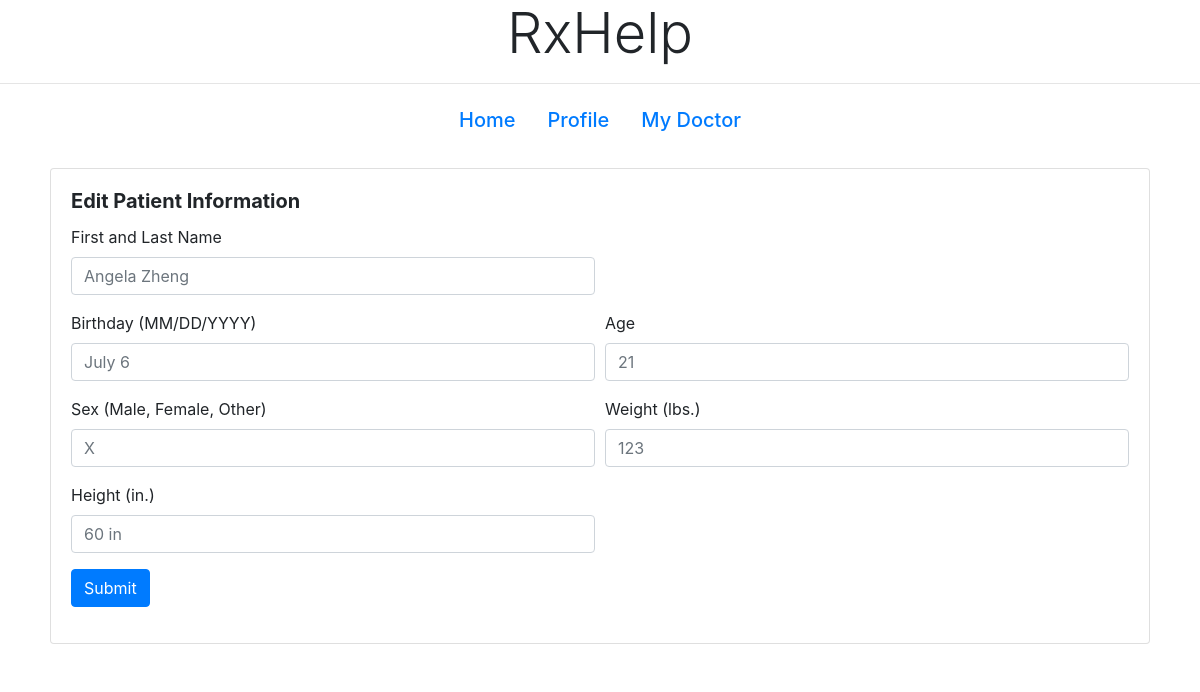
The page /patientProfile/edit/32848 on the database its author committed.
### tables this page shows
CREATE TABLE patients(
username VARCHAR(255) NOT NULL,
id_num INT PRIMARY KEY,
password VARCHAR(255) NOT NULL,
name VARCHAR(255) NOT NULL,
age INT, 
birthday VARCHAR(255) NOT NULL,
sex VARCHAR(255) NOT NULL,
height VARCHAR(255) NOT NULL,
weight INT,
img VARCHAR(255) NOT NULL
);

### app.py (the view, shortened to what this page needs)
@app.route('/patientProfile/edit/<id_num>', methods=['GET', 'POST'])
def editP(id_num):
    conn = sqlite3.connect('database.db')
    cur = conn.cursor()
    cur.execute("select * from patients where id_num = " + id_num + ";")
    pInfo = cur.fetchall()
    return render_template('patient/patientProfileEdit.html', pInfo=pInfo, id_num=id_num)

### templates/patient/patientProfileEdit.html (shortened to what this page needs)
<!DOCTYPE html>
<html lang="en">
<head>
  <link rel="stylesheet" href="https://stackpath.bootstrapcdn.com/bootstrap/4.1.3/css/bootstrap.min.css"
>
  <link rel="stylesheet"
        href="https://cdnjs.cloudflare.com/ajax/libs/bootstrap-datepicker/1.4.1/css/bootstrap-datepicker3.css"/>
</head>
<body>
<b><h1 style="text-align: center;" class="display-4">RxHelp</h1></b>
<hr>
<ul class="nav justify-content-center">
  <li class="nav-item">
    <a class="nav-link active" href="/patientHome/{{id_num}}"><h5>Home</h5></a>
  </li>
  <li class="nav-item">
    <a class="nav-link" href="/patientProfile/{{id_num}}"><h5>Profile</h5></a>
  </li>
  <li class="nav-item">
    <a class="nav-link" href="/patientMyDoctor/{{id_num}}"><h5>My Doctor</h5></a>
  </li>
</ul>
<div id="boxy" class="container">
  <div class="row">
    <div style="margin: 20px;" class="card w-100">
      <div class="card-body">
        <h5 class="card-title"><b>Edit Patient Information</b></h5>
        <form method="get">
          {% for p in pInfo %}
          <div class="form-row">
            <div class="form-group col-md-6">
              <label for="pName">First and Last Name</label>
              <input type="text" class="form-control" id="pName" name="pName" placeholder="{{p[3]}}">
            </div>
          </div>
          <div class="form-row">
            <div class="form-group col-md-6">
              <label class="control-label" for="pBirthday">Birthday (MM/DD/YYYY)</label>
              <input class="form-control" id="pBirthday" name="pBirthday" placeholder="{{p[5]}}" type="text"/>
            </div>
            <div class="form-group col-md-6">
              <label class="control-label" for="pAge">Age</label>
              <input class="form-control" id="pAge" placeholder="{{p[4]}}" type="text" name="pAge">
            </div>
          </div>
          <div class="form-row">
            <div class="form-group col-md-6">
              <label class="control-label" for="pGender">Sex (Male, Female, Other)</label>
              <input class="form-control" id="pGender" type="text" placeholder="{{p[6]}}" name="pGender">
            </div>
            <div class="form-group col-md-6">
              <label class="control-label" for="pWeight">Weight (lbs.)</label>
              <input class="form-control" id="pWeight" type="text" placeholder="{{p[8]}}" name="pWeight"/>
            </div>
          </div>
          <div class="form-row">
            <div class="form-group col-md-6">
              <label class="control-label" for="pHeight">Height (in.)</label>
              <input class="form-control" id="pHeight" type="text" placeholder="{{p[7]}}" name="pHeight"/>
            </div>
          </div>
          {% endfor %}
          <div class="form-group">
            <button class="btn btn-primary" name="submit" type="submit" formmethod="post" href="/patientProfile/{{id_num}}">Submit</button>
          </div>
        </form>
      </div>
    </div>
  </div>
</div>
</body>
</html>

### templates/patient/patientProfileEdit.html (style rules this page uses)
body { background-image: url("https://patientengagementhit.com/images/site/features/_large/patient-healthcare-access-header.jpg"); background-size: auto auto; }
#boxy { background-color: rgba(255, 255, 255, 0.6); }

### rows shown on the page
patients: pName "Angela Zheng", pBirthday "July 6", pAge "21", pGender "X", pWeight "123", pHeight "60 in"
